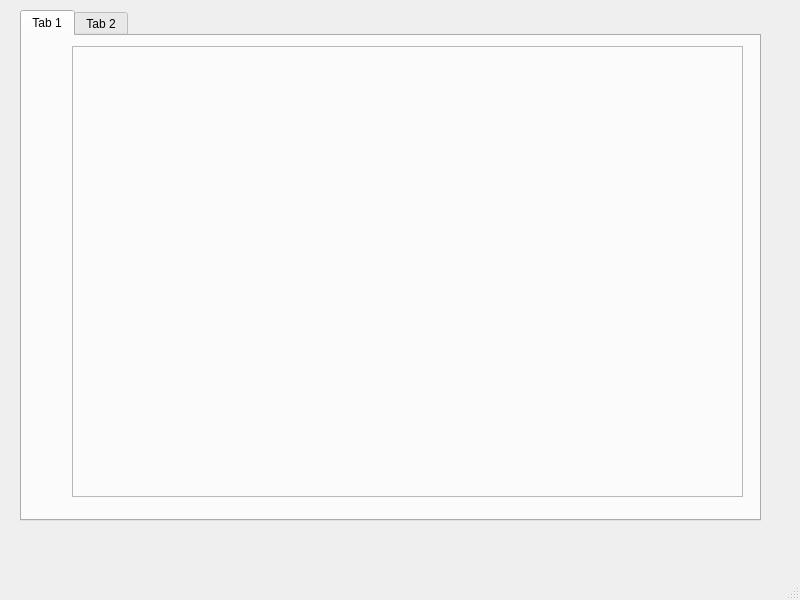
<?xml version="1.0" encoding="UTF-8"?>
<ui version="4.0">
 <class>MainWindow</class>
 <widget class="QMainWindow" name="MainWindow">
  <property name="geometry">
   <rect>
    <x>0</x>
    <y>0</y>
    <width>800</width>
    <height>600</height>
   </rect>
  </property>
  <property name="windowTitle">
   <string>MainWindow</string>
  </property>
  <widget class="QWidget" name="centralwidget">
   <widget class="QTabWidget" name="tabWidget">
    <property name="geometry">
     <rect>
      <x>20</x>
      <y>10</y>
      <width>741</width>
      <height>511</height>
     </rect>
    </property>
    <property name="currentIndex">
     <number>0</number>
    </property>
    <widget class="QWidget" name="tab">
     <attribute name="title">
      <string>Tab 1</string>
     </attribute>
     <widget class="QFrame" name="frame">
      <property name="geometry">
       <rect>
        <x>50</x>
        <y>10</y>
        <width>671</width>
        <height>451</height>
       </rect>
      </property>
      <property name="frameShape">
       <enum>QFrame::StyledPanel</enum>
      </property>
      <property name="frameShadow">
       <enum>QFrame::Raised</enum>
      </property>
     </widget>
    </widget>
    <widget class="QWidget" name="tab_2">
     <attribute name="title">
      <string>Tab 2</string>
     </attribute>
     <widget class="QFrame" name="frame_2">
      <property name="geometry">
       <rect>
        <x>20</x>
        <y>0</y>
        <width>671</width>
        <height>451</height>
       </rect>
      </property>
      <property name="frameShape">
       <enum>QFrame::StyledPanel</enum>
      </property>
      <property name="frameShadow">
       <enum>QFrame::Raised</enum>
      </property>
     </widget>
    </widget>
   </widget>
  </widget>
  <widget class="QMenuBar" name="menubar">
   <property name="geometry">
    <rect>
     <x>0</x>
     <y>0</y>
     <width>800</width>
     <height>22</height>
    </rect>
   </property>
  </widget>
  <widget class="QStatusBar" name="statusbar"/>
 </widget>
 <resources/>
 <connections/>
</ui>
